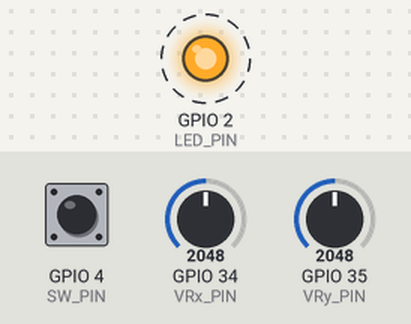
Simulated run of this sketch. Board: ESP32. On the bench: output pins drawn as LEDs (lit = HIGH). Dashed ring = blinking. Inputs (shaded band) come from the test bench; at power-on: GPIO 4 (SW_PIN) HIGH, GPIO 34 (VRx_PIN) = 2048, GPIO 35 (VRy_PIN) = 2048. What the sketch prints to the serial monitor is not drawn.

Above: at 5.14 s.
Timing chart, 0 to 8.0 s (numbered marks = the images above):
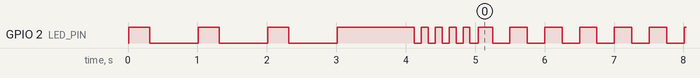

Measured:
- by itself, GPIO 2 (LED_PIN): moves between LOW and HIGH, repeating every 60.5 s

The sketch:

red_ctrl.ino
```cpp
#include <WiFi.h>
#include <esp_now.h>
#include <Arduino.h>

// JOYSTICK CONFIGURATION
// Define which joystick this is (uncomment one)
// #define JOYSTICK_01
#define JOYSTICK_01

#ifdef JOYSTICK_01
  // Joystick 01 pairs with red Car
  uint8_t CAR_MAC[6] = {0x68, 0x25, 0xDD, 0x32, 0x80, 0xBC}; // Car 01 MAC
#else
  // Joystick 02 pairs with blue Car
  uint8_t CAR_MAC[6] = {0x6C, 0xC8, 0x40, 0x8C, 0x41, 0x0C}; // Car 02 MAC
#endif

// Joystick Pins
#define VRx_PIN 34
#define VRy_PIN 35
#define SW_PIN 4
#define LED_PIN 2

// Calibration values
int centerX = 2048;  // Default center
int centerY = 2048;  // Default center
int deadzone = 100;  // Deadzone around center
bool calibrated = false;

// Communication structure (must match car)
typedef struct {
  int x;
  int y;
  bool button;
  bool connected;
} JoystickData;

JoystickData joystickData;

bool isConnected = false;
unsigned long lastSendTime = 0;
unsigned long lastConnectionAttempt = 0;
const unsigned long sendInterval = 50; // Send data every 50ms
const unsigned long connectionRetryInterval = 5000; // Retry connection every 5 seconds

// Function declarations
void readJoystick();
void connectToCar();
void sendJoystickData();
void onDataSent(const uint8_t *mac_addr, esp_now_send_status_t status);
void calibrateJoystick();

void setup() {
  Serial.begin(115200);


  Serial.println("ESP32 Joystick Controller - Manual MAC");

  Serial.print("Configured Car MAC: ");
  for (int i = 0; i < 6; i++) {
    Serial.printf("%02X", CAR_MAC[i]);
    if (i < 5) Serial.print(":");
  }
  Serial.println();


  // Initialize pins
  pinMode(VRx_PIN, INPUT);
  pinMode(VRy_PIN, INPUT);
  pinMode(SW_PIN, INPUT_PULLUP);
  pinMode(LED_PIN, OUTPUT);

  // Calibrate joystick at startup
  calibrateJoystick();

  // Initialize WiFi in Station mode
  WiFi.mode(WIFI_STA);
  Serial.println("WiFi mode set to STA");

  // Print MAC address
  Serial.print("Joystick MAC Address: ");
  Serial.println(WiFi.macAddress());

  // Initialize ESP-NOW
  if (esp_now_init() != ESP_OK) {
    Serial.println("Error initializing ESP-NOW");
    return;
  }
  Serial.println("ESP-NOW initialized successfully");

  // Register callback for send status
  esp_now_register_send_cb(onDataSent);

  // Connect to car
  connectToCar();

  Serial.println("ESP32 Joystick Controller Ready");
  Serial.println("Attempting to connect to car...");
}

void loop() {
  readJoystick();

  // Try to reconnect if not connected
  if (!isConnected && millis() - lastConnectionAttempt > connectionRetryInterval) {
    Serial.println("Attempting to reconnect to car...");
    connectToCar();
    lastConnectionAttempt = millis();
  }

  // Send joystick data at regular intervals
  if (millis() - lastSendTime >= sendInterval) {
    sendJoystickData();
    lastSendTime = millis();
  }

  // LED status indication
  if (isConnected) {
    digitalWrite(LED_PIN, HIGH); // Solid on when connected
  } else {
    digitalWrite(LED_PIN, millis() % 500 < 250); // Blink when not connected
  }

  delay(10);
}

void readJoystick() {
  // Read analog values (0-4095)
  int rawX = analogRead(VRx_PIN);
  int rawY = analogRead(VRy_PIN);
  bool buttonPressed = !digitalRead(SW_PIN);

  // Convert to range using calibrated center values
  joystickData.x = rawX - centerX;
  joystickData.y = rawY - centerY;

  // Scale to -512 to +512 range
  joystickData.x = map(joystickData.x, -2048, 2048, -512, 512);
  joystickData.y = map(joystickData.y, -2048, 2048, -512, 512);

  // Apply deadzone around center
  if (abs(joystickData.x) < deadzone) joystickData.x = 0;
  if (abs(joystickData.y) < deadzone) joystickData.y = 0;

  // Constrain values
  joystickData.x = constrain(joystickData.x, -512, 512);
  joystickData.y = constrain(joystickData.y, -512, 512);

  joystickData.button = buttonPressed;
  joystickData.connected = true;
}

void connectToCar() {
  // Remove existing peer if any
  esp_now_del_peer(CAR_MAC);

  // Add car as peer
  esp_now_peer_info_t peerInfo;
  memset(&peerInfo, 0, sizeof(esp_now_peer_info_t));
  memcpy(peerInfo.peer_addr, CAR_MAC, 6);
  peerInfo.channel = 0;
  peerInfo.encrypt = false;
  peerInfo.ifidx = WIFI_IF_STA;

  if (esp_now_add_peer(&peerInfo) == ESP_OK) {
    Serial.println("Car peer added successfully");
  } else {
    Serial.println("Failed to add car peer");
  }
}

void sendJoystickData() {
  esp_err_t result = esp_now_send(CAR_MAC, (uint8_t *) &joystickData, sizeof(joystickData));

  if (result != ESP_OK) {
    if (isConnected) {
      Serial.println("Failed to send data to car");
      isConnected = false;
    }
  }
}

void onDataSent(const uint8_t *mac_addr, esp_now_send_status_t status) {
  // Check if the MAC address matches our configured car
  bool macMatch = true;
  for (int i = 0; i < 6; i++) {
    if (mac_addr[i] != CAR_MAC[i]) {
      macMatch = false;
      break;
    }
  }

  if (!macMatch) {
    return; // Ignore responses from other devices
  }

  if (status == ESP_NOW_SEND_SUCCESS) {
    if (!isConnected) {
      Serial.print("Successfully connected to car: ");
      for (int i = 0; i < 6; i++) {
        Serial.printf("%02X", CAR_MAC[i]);
        if (i < 5) Serial.print(":");
      }
      Serial.println();
      isConnected = true;
    }
  } else {
    if (isConnected) {
      Serial.println("Lost connection to car");
      isConnected = false;
    }
  }
}

void calibrateJoystick() {

  Serial.println("    JOYSTICK CALIBRATION");

  Serial.println("Please keep joystick at CENTER position");
  Serial.println("Calibration will start in 3 seconds...");

  // LED blink pattern during calibration
  for (int i = 3; i > 0; i--) {
    Serial.print("Calibrating in ");
    Serial.print(i);
    Serial.println(" seconds...");
    digitalWrite(LED_PIN, HIGH);
    delay(300);
    digitalWrite(LED_PIN, LOW);
    delay(700);
  }

  Serial.println("Calibrating center position...");
  digitalWrite(LED_PIN, HIGH);

  // Take multiple readings and average them
  long sumX = 0, sumY = 0;
  int samples = 50;

  for (int i = 0; i < samples; i++) {
    sumX += analogRead(VRx_PIN);
    sumY += analogRead(VRy_PIN);
    delay(20);
  }

  centerX = sumX / samples;
  centerY = sumY / samples;

  digitalWrite(LED_PIN, LOW);

  Serial.println("Calibration Complete!");
  Serial.print("Center X: ");
  Serial.println(centerX);
  Serial.print("Center Y: ");
  Serial.println(centerY);

  calibrated = true;

  // Flash LED to indicate successful calibration
  for (int i = 0; i < 5; i++) {
    digitalWrite(LED_PIN, HIGH);
    delay(100);
    digitalWrite(LED_PIN, LOW);
    delay(100);
  }
}
```
